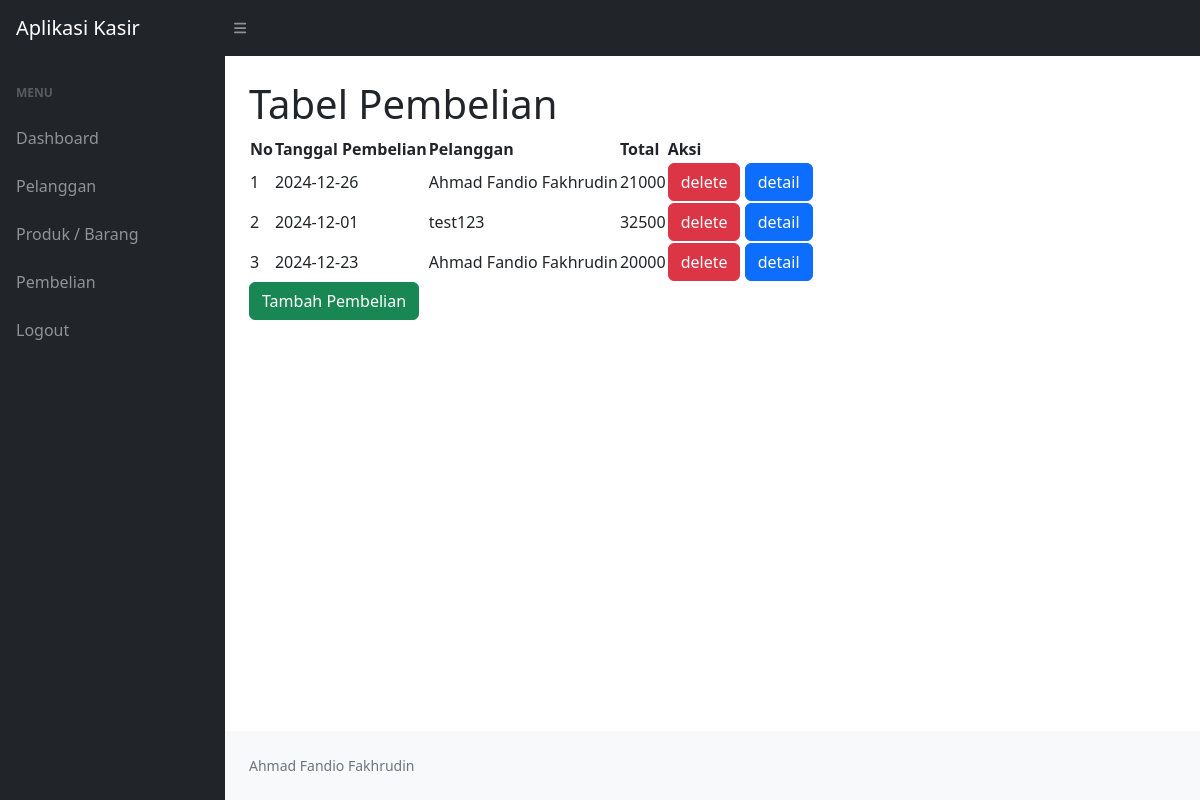
The app's page /ukk_kasir_fandio/pembelian.php (signed in) with its own data.
### tables this page shows
CREATE TABLE `penjualan` (
  `id_penjualan` int(11) NOT NULL,
  `tanggal_penjualan` date NOT NULL,
  `total_harga` int(11) NOT NULL,
  `id_pelanggan` int(11) NOT NULL
);

CREATE TABLE `pelanggan` (
  `id_pelanggan` int(11) NOT NULL,
  `nama_pelanggan` varchar(255) NOT NULL,
  `alamat` text NOT NULL,
  `nomor_telepon` varchar(255) NOT NULL
);

### ukk_kasir_fandio/pembelian.php (the view, shortened to what this page needs)
<?php
include "koneksi.php";
?>
<!DOCTYPE html>
<html lang="en">
    <head>
        <link href="https://cdn.jsdelivr.net/npm/simple-datatables@7.1.2/dist/style.min.css" rel="stylesheet" />
        <link href="css/styles.css" rel="stylesheet" />
    </head>
    <body class="sb-nav-fixed">
        <nav class="sb-topnav navbar navbar-expand navbar-dark bg-dark">
            <a class="navbar-brand ps-3" href="index.php">Aplikasi Kasir</a>
            <button class="btn btn-link btn-sm order-1 order-lg-0 me-4 me-lg-0" id="sidebarToggle" href="#!"><i class="fas fa-bars"></i></button>
        </nav>
        <div id="layoutSidenav">
            <div id="layoutSidenav_nav">
                <nav class="sb-sidenav accordion sb-sidenav-dark" id="sidenavAccordion">
                <div class="sb-sidenav-menu">
                        <div class="nav">
                            <div class="sb-sidenav-menu-heading">Menu</div>
                            <a class="nav-link" href="index.php">
                                Dashboard
                            </a>
                            <a class="nav-link" href="pelanggan.php">
                                Pelanggan
                            </a>
                            <a class="nav-link" href="produk.php">
                                Produk / Barang
                            </a>
                            <a class="nav-link" href="pembelian.php">
                                Pembelian
                            </a>
                            <a class="nav-link" href="logout.php">
                                Logout
                            </a>
                        </div>
                    </div>
                </nav>
            </div>
            <div id="layoutSidenav_content">
                <main>
                    <div class="container-fluid px-4">
                        <h1 class="mt-4">Tabel Pembelian</h1>
                        <table id="datatablesSimple">
                            <thead>
                                <tr>
                                    <th>No</th>
                                    <th>Tanggal Pembelian</th>
                                    <th>Pelanggan</th>
                                    <th>Total</th>
                                    <th>Aksi</th>
                                </tr>
                                </thead>
                                <?php
                                $no = 1;
                                $query = "Select * from penjualan LEFT JOIN pelanggan on pelanggan.id_pelanggan = penjualan.id_pelanggan";
                                $result = mysqli_query($koneksi,$query);
                                while ($d = mysqli_fetch_assoc($result)) {
                                ?>
                                <tr>
                                    <td><?php echo $no++;?></td>
                                    <td><?php echo $d['tanggal_penjualan'];?></td>
                                    <td><?php echo $d['nama_pelanggan'];?></td>
                                    <td><?php echo $d['total_harga'];?></td>
                                    <td>
                                        <a class="btn btn-danger" href="delete_pembelian.php?id_penjualan=<?php echo $d['id_penjualan']; ?>">delete</a>
                                        <a class="btn btn-primary" href="detail_pembelian.php?id_penjualan=<?php echo $d['id_penjualan']; ?>">detail</a></td>
                                </tr>
                                <?php
                                }
                                ?>
                        </table>
                        <a class="btn btn-success" href="tambah_pembelian.php">Tambah Pembelian</a>
                </main>
                <footer class="py-4 bg-light mt-auto">
                    <div class="container-fluid px-4">
                        <div class="d-flex align-items-center justify-content-between small">
                            <div class="text-muted">Ahmad Fandio Fakhrudin</div>
                        </div>
                    </div>
                </footer>
            </div>
        </div>
    </body>
</html>

### records on screen
penjualan: tanggal_penjualan "2024-12-26", id_pelanggan.nama_pelanggan "Ahmad Fandio Fakhrudin", total_harga "21000"
penjualan: tanggal_penjualan "2024-12-01", id_pelanggan.nama_pelanggan "test123", total_harga "32500"
penjualan: tanggal_penjualan "2024-12-23", id_pelanggan.nama_pelanggan "Ahmad Fandio Fakhrudin", total_harga "20000"
